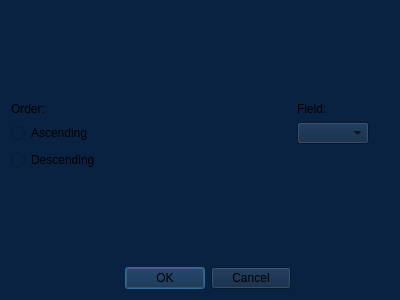
<?xml version="1.0" encoding="UTF-8"?>
<ui version="4.0">
 <class>SortDialog</class>
 <widget class="QDialog" name="SortDialog">
  <property name="geometry">
   <rect>
    <x>0</x>
    <y>0</y>
    <width>400</width>
    <height>300</height>
   </rect>
  </property>
  <property name="windowTitle">
   <string>Dialog</string>
  </property>
  <property name="styleSheet">
   <string notr="true">background-color: rgb(10, 34, 65);</string>
  </property>
  <layout class="QGridLayout" name="gridLayout">
   <item row="1" column="0">
    <widget class="QLabel" name="label_2">
     <property name="text">
      <string>Order:</string>
     </property>
    </widget>
   </item>
   <item row="4" column="1">
    <spacer name="verticalSpacer">
     <property name="orientation">
      <enum>Qt::Vertical</enum>
     </property>
     <property name="sizeHint" stdset="0">
      <size>
       <width>20</width>
       <height>40</height>
      </size>
     </property>
    </spacer>
   </item>
   <item row="0" column="2">
    <spacer name="verticalSpacer_2">
     <property name="orientation">
      <enum>Qt::Vertical</enum>
     </property>
     <property name="sizeHint" stdset="0">
      <size>
       <width>20</width>
       <height>40</height>
      </size>
     </property>
    </spacer>
   </item>
   <item row="3" column="0">
    <widget class="QRadioButton" name="radioButton_2">
     <property name="text">
      <string>Descending</string>
     </property>
    </widget>
   </item>
   <item row="2" column="0">
    <widget class="QRadioButton" name="ascendingRadioButton">
     <property name="text">
      <string>Ascending</string>
     </property>
    </widget>
   </item>
   <item row="5" column="0">
    <widget class="QDialogButtonBox" name="buttonBox">
     <property name="orientation">
      <enum>Qt::Horizontal</enum>
     </property>
     <property name="standardButtons">
      <set>QDialogButtonBox::Cancel|QDialogButtonBox::Ok</set>
     </property>
    </widget>
   </item>
   <item row="1" column="1">
    <widget class="QLabel" name="label">
     <property name="text">
      <string>Field:</string>
     </property>
    </widget>
   </item>
   <item row="2" column="1">
    <widget class="QComboBox" name="comboBox"/>
   </item>
  </layout>
 </widget>
 <resources/>
 <connections>
  <connection>
   <sender>buttonBox</sender>
   <signal>accepted()</signal>
   <receiver>SortDialog</receiver>
   <slot>accept()</slot>
   <hints>
    <hint type="sourcelabel">
     <x>248</x>
     <y>254</y>
    </hint>
    <hint type="destinationlabel">
     <x>157</x>
     <y>274</y>
    </hint>
   </hints>
  </connection>
  <connection>
   <sender>buttonBox</sender>
   <signal>rejected()</signal>
   <receiver>SortDialog</receiver>
   <slot>reject()</slot>
   <hints>
    <hint type="sourcelabel">
     <x>316</x>
     <y>260</y>
    </hint>
    <hint type="destinationlabel">
     <x>286</x>
     <y>274</y>
    </hint>
   </hints>
  </connection>
 </connections>
</ui>
